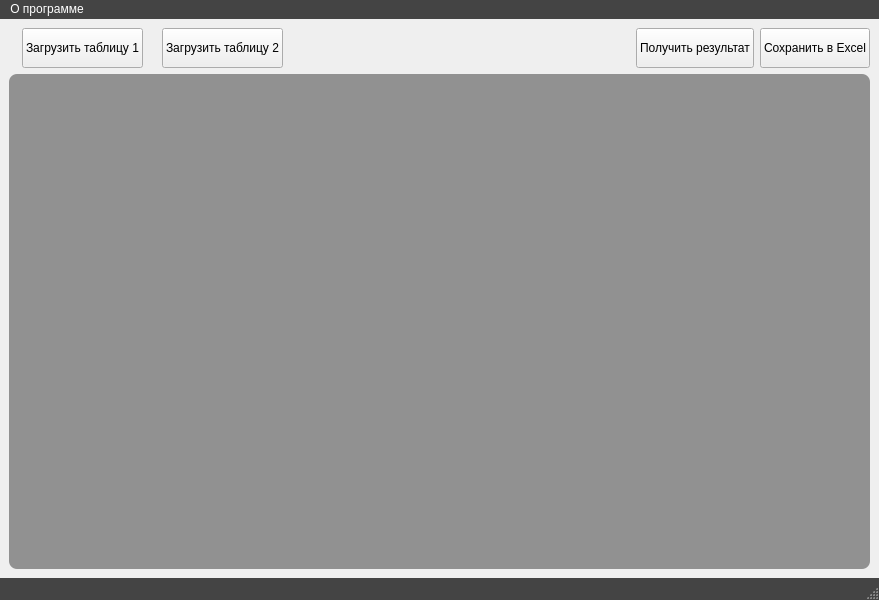
<?xml version="1.0" encoding="UTF-8"?>
<ui version="4.0">
 <class>MainWindow</class>
 <widget class="QMainWindow" name="MainWindow">
  <property name="geometry">
   <rect>
    <x>0</x>
    <y>0</y>
    <width>879</width>
    <height>600</height>
   </rect>
  </property>
  <property name="windowTitle">
   <string>MainWindow</string>
  </property>
  <property name="styleSheet">
   <string notr="true">#MainWindow {border-image: url(C:/Users/UFK/Documents/GitHub/dohody_project/img/fon.jpg);}

.QMenuBar{background-color: #444444;color: white;} 
.QMenuBar:item:selected{background: #444444;color: #fcf605;}
.QMenu {background-color: #444444;color: white;} 
.QMenu:item:selected{background: #444444;color: #fcf605;} 


.QStatusBar{background-color: #444444;color: white;}</string>
  </property>
  <widget class="QWidget" name="centralwidget">
   <layout class="QVBoxLayout" name="verticalLayout" stretch="0,5">
    <item>
     <layout class="QHBoxLayout" name="horizontalLayout">
      <item>
       <widget class="QLabel" name="label_3">
        <property name="maximumSize">
         <size>
          <width>40</width>
          <height>40</height>
         </size>
        </property>
        <property name="text">
         <string/>
        </property>
        <property name="pixmap">
         <pixmap>roskazna.png</pixmap>
        </property>
        <property name="scaledContents">
         <bool>true</bool>
        </property>
       </widget>
      </item>
      <item>
       <widget class="QPushButton" name="open_file_one">
        <property name="minimumSize">
         <size>
          <width>0</width>
          <height>40</height>
         </size>
        </property>
        <property name="text">
         <string>Загрузить таблицу 1</string>
        </property>
        <property name="icon">
         <iconset>
          <normaloff>img/open.png</normaloff>img/open.png</iconset>
        </property>
        <property name="iconSize">
         <size>
          <width>30</width>
          <height>30</height>
         </size>
        </property>
       </widget>
      </item>
      <item>
       <widget class="QLabel" name="status_one">
        <property name="minimumSize">
         <size>
          <width>0</width>
          <height>40</height>
         </size>
        </property>
        <property name="maximumSize">
         <size>
          <width>40</width>
          <height>16777215</height>
         </size>
        </property>
        <property name="text">
         <string/>
        </property>
        <property name="pixmap">
         <pixmap>img/stop.png</pixmap>
        </property>
        <property name="scaledContents">
         <bool>true</bool>
        </property>
        <property name="margin">
         <number>3</number>
        </property>
       </widget>
      </item>
      <item>
       <widget class="QPushButton" name="open_file_two">
        <property name="minimumSize">
         <size>
          <width>0</width>
          <height>40</height>
         </size>
        </property>
        <property name="text">
         <string>Загрузить таблицу 2</string>
        </property>
        <property name="icon">
         <iconset>
          <normaloff>img/open.png</normaloff>img/open.png</iconset>
        </property>
        <property name="iconSize">
         <size>
          <width>30</width>
          <height>30</height>
         </size>
        </property>
       </widget>
      </item>
      <item>
       <widget class="QLabel" name="status_two">
        <property name="minimumSize">
         <size>
          <width>0</width>
          <height>40</height>
         </size>
        </property>
        <property name="maximumSize">
         <size>
          <width>40</width>
          <height>16777215</height>
         </size>
        </property>
        <property name="text">
         <string/>
        </property>
        <property name="pixmap">
         <pixmap>img/stop.png</pixmap>
        </property>
        <property name="scaledContents">
         <bool>true</bool>
        </property>
        <property name="wordWrap">
         <bool>false</bool>
        </property>
        <property name="margin">
         <number>3</number>
        </property>
       </widget>
      </item>
      <item>
       <spacer name="horizontalSpacer">
        <property name="orientation">
         <enum>Qt::Horizontal</enum>
        </property>
        <property name="sizeHint" stdset="0">
         <size>
          <width>40</width>
          <height>20</height>
         </size>
        </property>
       </spacer>
      </item>
      <item>
       <widget class="QPushButton" name="run">
        <property name="minimumSize">
         <size>
          <width>0</width>
          <height>40</height>
         </size>
        </property>
        <property name="text">
         <string>Получить результат</string>
        </property>
        <property name="icon">
         <iconset>
          <normaloff>img/start.png</normaloff>img/start.png</iconset>
        </property>
        <property name="iconSize">
         <size>
          <width>30</width>
          <height>30</height>
         </size>
        </property>
       </widget>
      </item>
      <item>
       <widget class="QPushButton" name="save">
        <property name="minimumSize">
         <size>
          <width>0</width>
          <height>40</height>
         </size>
        </property>
        <property name="text">
         <string>Сохранить в Excel</string>
        </property>
        <property name="icon">
         <iconset>
          <normaloff>img/save.png</normaloff>img/save.png</iconset>
        </property>
        <property name="iconSize">
         <size>
          <width>30</width>
          <height>30</height>
         </size>
        </property>
       </widget>
      </item>
     </layout>
    </item>
    <item>
     <widget class="QTableWidget" name="table">
      <property name="styleSheet">
       <string notr="true">.QTableWidget {background-color: rgba(0, 0, 0, 100);
border-radius:8px; color: white; font: bold;}</string>
      </property>
     </widget>
    </item>
   </layout>
  </widget>
  <widget class="QMenuBar" name="menubar">
   <property name="geometry">
    <rect>
     <x>0</x>
     <y>0</y>
     <width>879</width>
     <height>21</height>
    </rect>
   </property>
   <widget class="QMenu" name="menu">
    <property name="title">
     <string>О программе</string>
    </property>
    <addaction name="action"/>
   </widget>
   <addaction name="menu"/>
  </widget>
  <widget class="QStatusBar" name="statusbar"/>
  <action name="action">
   <property name="text">
    <string>О программе</string>
   </property>
  </action>
 </widget>
 <resources/>
 <connections/>
</ui>
